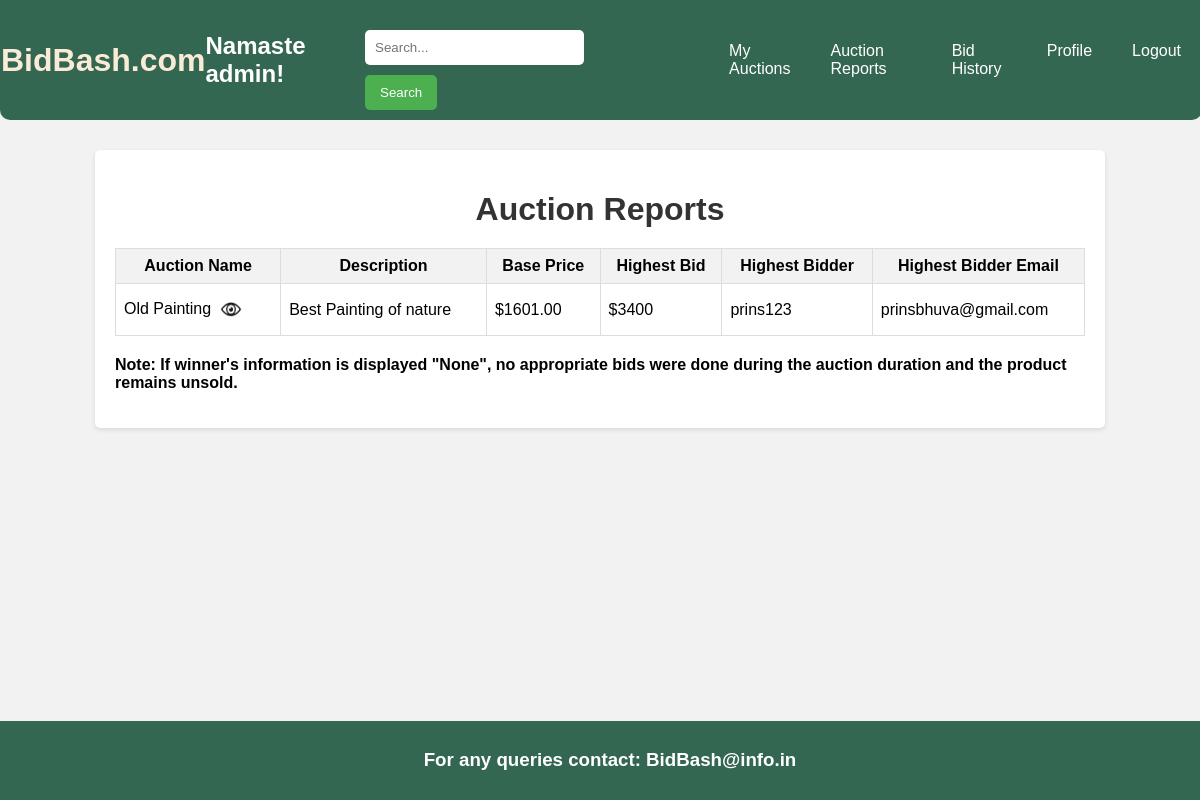
/auction_reports (signed in), run on an earlier commit of the app's database.
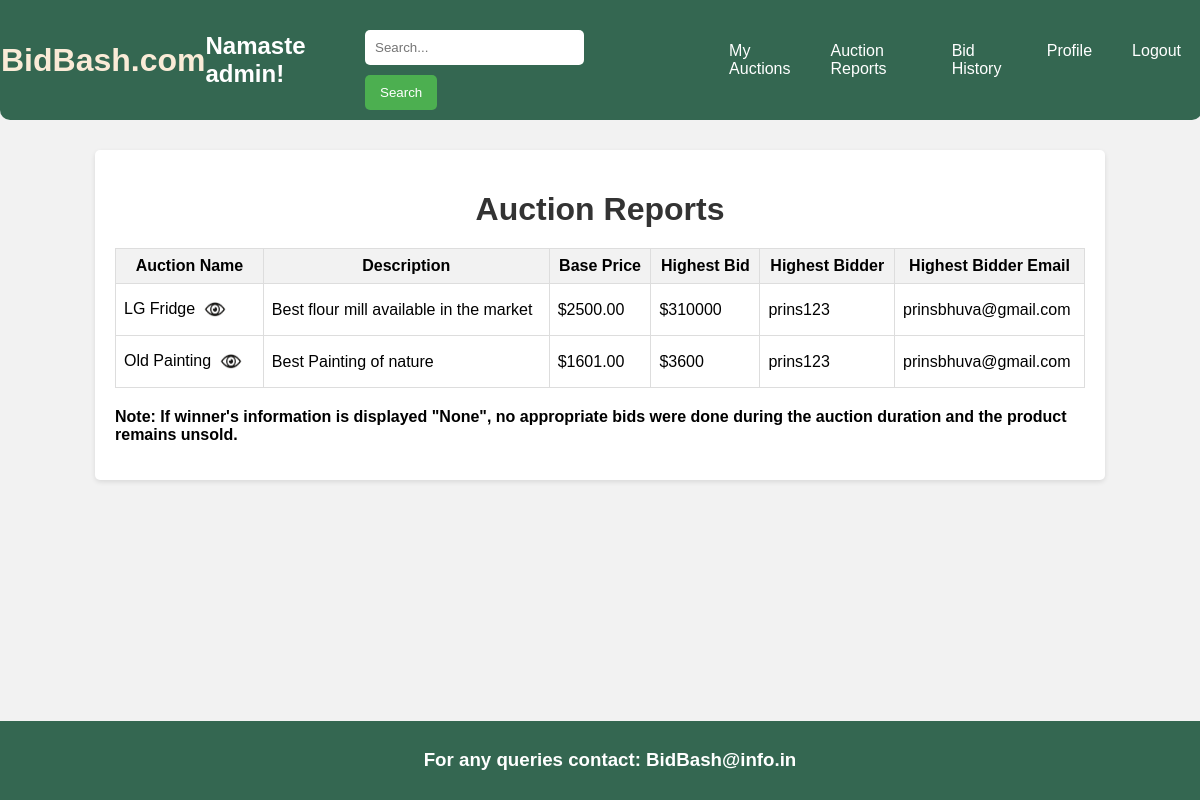
And on a later commit of the database.
### myapp/models.py (models this page shows, shortened)
class AuctionItem(models.Model):
    name = models.CharField(max_length=100)
    description = models.TextField()
    category = models.CharField(max_length=100)
    seller = models.ForeignKey(User, on_delete=models.CASCADE)
    base_price = models.DecimalField(max_digits=10, decimal_places=2)
    start_time = models.DateTimeField()
    end_time = models.DateTimeField()
    highest_bid = models.DecimalField(max_digits=10, decimal_places=2, default=0)  # Set default value

class User(AbstractUser):
    contact_no = models.IntegerField(null=True)
    email = models.EmailField(max_length=254)
    first_name = models.CharField(max_length=30)
    last_name = models.CharField(max_length=30)

### myapp/views.py (the view)
# urls.py: path('auction_reports', views.auction_reports, name='auction_reports'),
def auction_reports(request):
    completed_auctions = AuctionItem.objects.filter(
        seller=request.user, end_time__lt=timezone.now()
    )
    for auction in completed_auctions:
        highest_bid_tuple = Bid.objects.filter(auction=auction).aggregate(Max('bid_amount'))
        highest_bid_amount = highest_bid_tuple['bid_amount__max']
        highest_bidder = Bid.objects.filter(auction=auction, bid_amount=highest_bid_amount).first()
        auction.highest_bid = highest_bid_amount
        auction.highest_bidder_username = highest_bidder.bidder.username if highest_bidder else None
        auction.highest_bidder_email = highest_bidder.bidder.email if highest_bidder else None
    return render(request, 'UserSide/auction_reports.html', {'completed_auctions': completed_auctions})

### templates/UserSide/auction_reports.html (shortened to what this page needs)
{% extends 'UserSide/base.html' %}
{% load static %}
{% block body %}
{% if user.is_authenticated %}
<div class="auction-reports">
    <div style="max-width: 970px; margin: 0 auto; padding: 20px; border-radius: 5px; background-color: #fff; box-shadow: 0 2px 5px rgba(0, 0, 0, 0.1);">
        <h1 style="text-align: center; margin-bottom: 20px; color: #333;">Auction Reports</h1>
        <table style="border-collapse: collapse; width: 100%;">
            <thead>
                <tr style="background-color: #f2f2f2;">
                    <th style="border: 1px solid #dddddd; padding: 8px;">Auction Name</th>
                    <th style="border: 1px solid #dddddd; padding: 8px;">Description</th>
                    <th style="border: 1px solid #dddddd; padding: 8px;">Base Price</th>
                    <th style="border: 1px solid #dddddd; padding: 8px;">Highest Bid</th>
                    <th style="border: 1px solid #dddddd; padding: 8px;">Highest Bidder</th>
                    <th style="border: 1px solid #dddddd; padding: 8px;">Highest Bidder Email</th>
                </tr>
            </thead>
            <tbody>
                {% for auction in completed_auctions %}
                <tr style="background-color: #fff;">
                    <td style="border: 1px solid #dddddd; padding: 8px;">
                        <a href="{% url 'item' auction.id %}" style="text-decoration: none; color:black">
                            {{ auction.name }}
                            <img src="{% static 'images/eye_logo.jpg' %}" alt="View Item" style="vertical-align: middle; margin-right: 5px; width: 30px; height: 15px; margin-bottom: 10px">
                        </a>
                    </td>
                    <td style="border: 1px solid #dddddd; padding: 8px;">{{ auction.description }}</td>
                    <td style="border: 1px solid #dddddd; padding: 8px;">${{ auction.base_price }}</td>
                    <td style="border: 1px solid #dddddd; padding: 8px;">${{ auction.highest_bid }}</td>
                    <td style="border: 1px solid #dddddd; padding: 8px;">
                        {% if auction.highest_bidder_username != request.user.username %}
                            {{ auction.highest_bidder_username }}
                        {% else %}
                            None
                        {% endif %}
                    </td>
                    <td style="border: 1px solid #dddddd; padding: 8px;">
                        {% if auction.highest_bidder_email != request.user.email %}
                            {{ auction.highest_bidder_email }}
                        {% else %}
                            None
                        {% endif %}
                    </td>
                </tr>
                {% endfor %}
            </tbody>
        </table>
        <p style="margin-top: 20px; font-weight: bold;">Note: If winner's information is displayed "None", no appropriate bids were done during the auction duration and the product remains unsold.</p>
    </div>
{% else %}
<script type="text/javascript">
    window.location.href = "{% url 'login' %}";
</script>
{% endif %}
{% endblock %}

What changed in the data, as far as the page shows it:
now on this page (row edited): AuctionItem: name "LG Fridge", description "Best flour mill available in the market", base_price "2500.00", highest_bid "310000", highest_bidder_username "prins123", highest_bidder_email "prinsbhuva@gmail.com"
changed AuctionItem "Old Painting": highest_bid "3400" → "3600"
